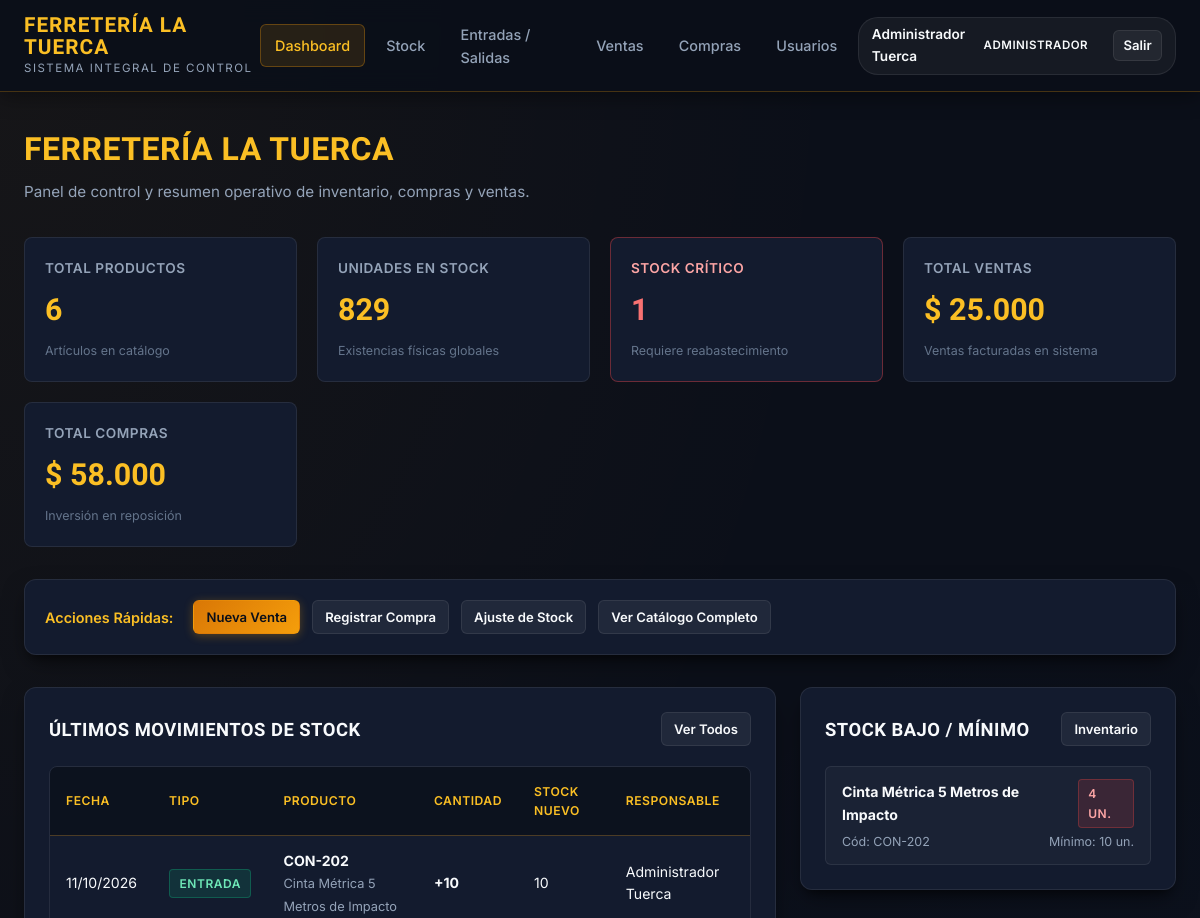
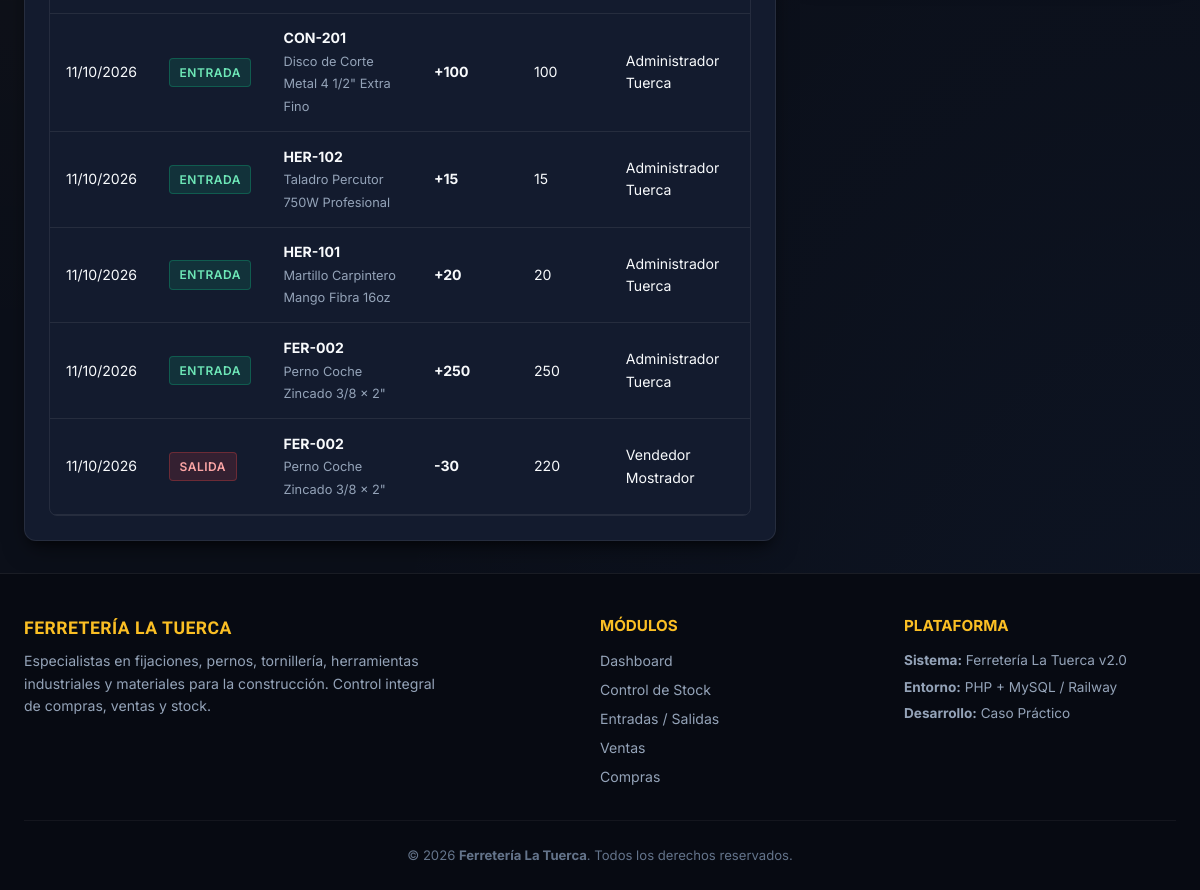
/index.php (signed in), run on the app's committed database (2 pictures, top to bottom).
### tables this page shows
CREATE TABLE `movimientos` (
  `id` INT AUTO_INCREMENT PRIMARY KEY,
  `producto_id` INT NOT NULL,
  `usuario_id` INT NOT NULL,
  `tipo` ENUM('entrada', 'salida', 'ajuste') NOT NULL,
  `cantidad` INT NOT NULL,
  `stock_anterior` INT NOT NULL,
  `stock_nuevo` INT NOT NULL,
  `motivo` VARCHAR(255) NOT NULL,
  `fecha` TIMESTAMP DEFAULT CURRENT_TIMESTAMP,
  CONSTRAINT `fk_mov_producto` FOREIGN KEY (`producto_id`) REFERENCES `productos` (`id`) ON DELETE CASCADE,
  CONSTRAINT `fk_mov_usuario` FOREIGN KEY (`usuario_id`) REFERENCES `usuarios` (`id`) ON DELETE RESTRICT
);

CREATE TABLE `productos` (
  `id` INT AUTO_INCREMENT PRIMARY KEY,
  `codigo` VARCHAR(50) NOT NULL UNIQUE,
  `nombre` VARCHAR(150) NOT NULL,
  `categoria` VARCHAR(80) NOT NULL DEFAULT 'Ferretería General',
  `descripcion` TEXT DEFAULT NULL,
  `precio_compra` DECIMAL(12,2) NOT NULL DEFAULT 0.00,
  `precio_venta` DECIMAL(12,2) NOT NULL DEFAULT 0.00,
  `stock` INT NOT NULL DEFAULT 0,
  `stock_minimo` INT NOT NULL DEFAULT 5,
  `unidad` VARCHAR(20) NOT NULL DEFAULT 'unidad',
  `creado_en` TIMESTAMP DEFAULT CURRENT_TIMESTAMP
);

CREATE TABLE `usuarios` (
  `id` INT AUTO_INCREMENT PRIMARY KEY,
  `nombre` VARCHAR(100) NOT NULL,
  `correo` VARCHAR(120) NOT NULL UNIQUE,
  `password` VARCHAR(255) NOT NULL,
  `rol` ENUM('administrador', 'vendedor', 'bodeguero') NOT NULL DEFAULT 'vendedor',
  `telefono` VARCHAR(25) DEFAULT NULL,
  `estado` ENUM('activo', 'inactivo') DEFAULT 'activo',
  `creado_en` TIMESTAMP DEFAULT CURRENT_TIMESTAMP
);

### includes/auth.php (called while the page is built, shortened)
<?php
function e($string) {
    return htmlspecialchars($string ?? '', ENT_QUOTES, 'UTF-8');
}
function formato_dinero($monto) {
    return '$ ' . number_format((float)$monto, 0, ',', '.');
}
function formato_fecha($fecha) {
    return date('d/m/Y', strtotime($fecha));
}
?>

### index.php (the view, shortened to what this page needs)
<?php
require_once __DIR__ . '/db/conexion.php';
require_once __DIR__ . '/includes/auth.php';
$totalProductos   = $pdo->query("SELECT COUNT(*) FROM productos")->fetchColumn();
$totalStock       = $pdo->query("SELECT COALESCE(SUM(stock), 0) FROM productos")->fetchColumn();
$bajoStock        = $pdo->query("SELECT COUNT(*) FROM productos WHERE stock <= stock_minimo")->fetchColumn();
$totalVentasMonto = $pdo->query("SELECT COALESCE(SUM(total), 0) FROM ventas WHERE estado = 'completada'")->fetchColumn();
$totalComprasMonto= $pdo->query("SELECT COALESCE(SUM(total), 0) FROM compras WHERE estado = 'recibida'")->fetchColumn();
$stmtMovs = $pdo->query("
    SELECT m.*, p.codigo, p.nombre AS producto_nombre, u.nombre AS usuario_nombre
    FROM movimientos m
    JOIN productos p ON m.producto_id = p.id
    JOIN usuarios u ON m.usuario_id = u.id
    ORDER BY m.fecha DESC
    LIMIT 6
");
$movimientosRecientes = $stmtMovs->fetchAll();
$stmtCriticos = $pdo->query("
    SELECT * FROM productos
    WHERE stock <= stock_minimo
    ORDER BY stock ASC
    LIMIT 5
");
$productosCriticos = $stmtCriticos->fetchAll();
require_once __DIR__ . '/includes/header.php';
?>
<div style="margin-bottom: 2rem;">
    <h1 style="font-size: 2rem; color: var(--gold-light); margin-bottom: 0.3rem;">Ferretería La Tuerca</h1>
    <p style="color: var(--text-secondary); font-size: 0.95rem;">Panel de control y resumen operativo de inventario, compras y ventas.</p>
</div>
<div class="metrics-grid">
    <div class="metric-card">
        <div class="metric-title">Total Productos</div>
        <div class="metric-value"><?php echo number_format($totalProductos); ?></div>
        <div class="metric-subtitle">Artículos en catálogo</div>
    </div>
    <div class="metric-card">
        <div class="metric-title">Unidades en Stock</div>
        <div class="metric-value"><?php echo number_format($totalStock); ?></div>
        <div class="metric-subtitle">Existencias físicas globales</div>
    </div>
    <div class="metric-card" style="<?php echo $bajoStock > 0 ? 'border-color: rgba(239, 68, 68, 0.4);' : ''; ?>">
        <div class="metric-title" style="<?php echo $bajoStock > 0 ? 'color: #fca5a5;' : ''; ?>">Stock Crítico</div>
        <div class="metric-value" style="<?php echo $bajoStock > 0 ? 'color: #f87171;' : ''; ?>"><?php echo number_format($bajoStock); ?></div>
        <div class="metric-subtitle"><?php echo $bajoStock > 0 ? 'Requiere reabastecimiento' : 'Stock en niveles óptimos'; ?></div>
    </div>
    <div class="metric-card">
        <div class="metric-title">Total Ventas</div>
        <div class="metric-value"><?php echo formato_dinero($totalVentasMonto); ?></div>
        <div class="metric-subtitle">Ventas facturadas en sistema</div>
    </div>
    <div class="metric-card">
        <div class="metric-title">Total Compras</div>
        <div class="metric-value"><?php echo formato_dinero($totalComprasMonto); ?></div>
        <div class="metric-subtitle">Inversión en reposición</div>
    </div>
</div>
<div class="data-card" style="margin-bottom: 2rem; padding: 1.25rem;">
    <div style="display: flex; gap: 0.75rem; flex-wrap: wrap; align-items: center;">
        <span style="font-weight: 600; color: var(--gold-light); font-size: 0.9rem; margin-right: 0.5rem;">Acciones Rápidas:</span>
        <a href="ventas.php" class="btn btn-primary btn-sm">Nueva Venta</a>
        <a href="compras.php" class="btn btn-secondary btn-sm">Registrar Compra</a>
        <a href="movimientos.php" class="btn btn-secondary btn-sm">Ajuste de Stock</a>
        <a href="stock.php" class="btn btn-secondary btn-sm">Ver Catálogo Completo</a>
    </div>
</div>
<div style="display: grid; grid-template-columns: 2fr 1fr; gap: 1.5rem; align-items: start;">
    <div class="data-card">
        <div style="display: flex; justify-content: space-between; align-items: center; margin-bottom: 1.25rem;">
            <h3 style="font-size: 1.15rem; color: var(--text-primary);">Últimos Movimientos de Stock</h3>
            <a href="movimientos.php" class="btn btn-secondary btn-sm">Ver Todos</a>
        </div>
        <div class="table-responsive">
            <table class="custom-table">
                <thead>
                    <tr>
                        <th>Fecha</th>
                        <th>Tipo</th>
                        <th>Producto</th>
                        <th>Cantidad</th>
                        <th>Stock Nuevo</th>
                        <th>Responsable</th>
                    </tr>
                </thead>
                <tbody>
                    <?php if (empty($movimientosRecientes)): ?>
                        <tr><td colspan="6" style="text-align: center; color: var(--text-muted);">No hay movimientos registrados aún.</td></tr>
                    <?php else: ?>
                        <?php foreach ($movimientosRecientes as $mov): ?>
                            <tr>
                                <td><?php echo formato_fecha($mov['fecha']); ?></td>
                                <td>
                                    <?php if ($mov['tipo'] === 'entrada'): ?>
                                        <span class="badge badge-success">Entrada</span>
                                    <?php elseif ($mov['tipo'] === 'salida'): ?>
                                        <span class="badge badge-danger">Salida</span>
                                    <?php else: ?>
                                        <span class="badge badge-warning">Ajuste</span>
                                    <?php endif; ?>
                                </td>
                                <td>
                                    <strong><?php echo e($mov['codigo']); ?></strong><br>
                                    <span style="color: var(--text-secondary); font-size: 0.8rem;"><?php echo e($mov['producto_nombre']); ?></span>
                                </td>
                                <td><strong><?php echo ($mov['tipo'] === 'salida' ? '-' : '+') . number_format($mov['cantidad']); ?></strong></td>
                                <td><?php echo number_format($mov['stock_nuevo']); ?></td>
                                <td><?php echo e($mov['usuario_nombre']); ?></td>
                            </tr>
                        <?php endforeach; ?>
                    <?php endif; ?>
                </tbody>
            </table>
        </div>
    </div>
    <div class="data-card">
        <div style="display: flex; justify-content: space-between; align-items: center; margin-bottom: 1.25rem;">
            <h3 style="font-size: 1.15rem; color: var(--text-primary);">Stock Bajo / Mínimo</h3>
            <a href="stock.php" class="btn btn-secondary btn-sm">Inventario</a>
        </div>
        <?php if (empty($productosCriticos)): ?>
            <p style="color: var(--text-muted); font-size: 0.88rem;">Todos los productos tienen existencias suficientes.</p>
        <?php else: ?>
            <div style="display: flex; flex-direction: column; gap: 0.75rem;">
                <?php foreach ($productosCriticos as $prod): ?>
                    <div style="background: rgba(255, 255, 255, 0.03); border: 1px solid var(--border-light); border-radius: var(--radius-sm); padding: 0.75rem 1rem;">
                        <div style="display: flex; justify-content: space-between; align-items: center; margin-bottom: 0.25rem;">
                            <strong style="color: var(--text-primary); font-size: 0.88rem;"><?php echo e($prod['nombre']); ?></strong>
                            <span class="badge badge-danger"><?php echo $prod['stock']; ?> un.</span>
                        </div>
                        <div style="font-size: 0.78rem; color: var(--text-secondary); display: flex; justify-content: space-between;">
                            <span>Cód: <?php echo e($prod['codigo']); ?></span>
                            <span>Mínimo: <?php echo $prod['stock_minimo']; ?> un.</span>
                        </div>
                    </div>
                <?php endforeach; ?>
            </div>
        <?php endif; ?>
    </div>
</div>
<?php require_once __DIR__ . '/includes/footer.php'; ?>

### includes/header.php (shortened to what this page needs)
<?php
require_once __DIR__ . '/../includes/auth.php';
$currentPage = basename($_SERVER['PHP_SELF']);
$userName = $_SESSION['usuario_nombre'] ?? 'Invitado';
$userRole = $_SESSION['usuario_rol'] ?? 'vendedor';
$isLoggedIn = isset($_SESSION['usuario_id']);
?>
<!DOCTYPE html>
<html lang="es">
<head>
    <link rel="stylesheet" href="css/styles.css">
</head>
<body>
<header class="app-header">
    <div class="nav-container">
        <a href="index.php" class="brand-logo" id="headerLogoLink">
            <div>
                <div class="brand-text-title brand-font">FERRETERÍA LA TUERCA</div>
                <div class="brand-text-sub">SISTEMA INTEGRAL DE CONTROL</div>
            </div>
        </a>
        <nav>
            <ul class="nav-menu">
                <?php if ($isLoggedIn): ?>
                <li>
                    <a href="index.php" class="nav-link <?php echo ($currentPage == 'index.php') ? 'active' : ''; ?>" id="navInicio">
                        Dashboard
                    </a>
                </li>
                <li>
                    <a href="stock.php" class="nav-link <?php echo ($currentPage == 'stock.php') ? 'active' : ''; ?>" id="navStock">
                        Stock
                    </a>
                </li>
                <li>
                    <a href="movimientos.php" class="nav-link <?php echo ($currentPage == 'movimientos.php') ? 'active' : ''; ?>" id="navMovimientos">
                        Entradas / Salidas
                    </a>
                </li>
                <li>
                    <a href="ventas.php" class="nav-link <?php echo ($currentPage == 'ventas.php') ? 'active' : ''; ?>" id="navVentas">
                        Ventas
                    </a>
                </li>
                <li>
                    <a href="compras.php" class="nav-link <?php echo ($currentPage == 'compras.php') ? 'active' : ''; ?>" id="navCompras">
                        Compras
                    </a>
                </li>
                <?php if ($userRole === 'administrador'): ?>
                <li>
                    <a href="usuarios.php" class="nav-link <?php echo ($currentPage == 'usuarios.php') ? 'active' : ''; ?>" id="navUsuarios">
                        Usuarios
                    </a>
                </li>
                <?php endif; ?>
                <li>
                    <div class="user-profile-badge">
                        <span style="font-size: 0.85rem; font-weight: 600;"><?php echo e($userName); ?></span>
                        <span class="role-tag role-<?php echo e($userRole); ?>">
                            <?php echo e(ucfirst($userRole)); ?>
                        </span>
                        <a href="logout.php" class="btn btn-secondary btn-sm" style="margin-left: 0.4rem; padding: 0.25rem 0.6rem;" title="Cerrar Sesión">
                            Salir
                        </a>
                    </div>
                </li>
                <?php endif; ?>
            </ul>
        </nav>
    </div>
</header>
<main class="main-content">

### includes/footer.php (shortened to what this page needs)
</main>
<footer class="app-footer">
    <div class="footer-inner">
        <div class="footer-brand">
            <h4 class="brand-font" style="color: var(--gold-light); font-size: 1.1rem; margin-bottom: 0.5rem;">Ferretería La Tuerca</h4>
            <p style="color: var(--text-secondary); font-size: 0.88rem; max-width: 420px;">
                Especialistas en fijaciones, pernos, tornillería, herramientas industriales y materiales para la construcción. Control integral de compras, ventas y stock.
            </p>
        </div>
        <div>
            <h5 style="color: var(--gold-light); margin-bottom: 0.75rem; font-size: 0.95rem; text-transform: uppercase;">Módulos</h5>
            <ul style="list-style: none; font-size: 0.88rem; display: flex; flex-direction: column; gap: 0.4rem;">
                <li><a href="index.php" style="color: var(--text-secondary); text-decoration: none;">Dashboard</a></li>
                <li><a href="stock.php" style="color: var(--text-secondary); text-decoration: none;">Control de Stock</a></li>
                <li><a href="movimientos.php" style="color: var(--text-secondary); text-decoration: none;">Entradas / Salidas</a></li>
                <li><a href="ventas.php" style="color: var(--text-secondary); text-decoration: none;">Ventas</a></li>
                <li><a href="compras.php" style="color: var(--text-secondary); text-decoration: none;">Compras</a></li>
            </ul>
        </div>
        <div>
            <h5 style="color: var(--gold-light); margin-bottom: 0.75rem; font-size: 0.95rem; text-transform: uppercase;">Plataforma</h5>
            <p style="font-size: 0.85rem; color: var(--text-secondary); margin-bottom: 0.3rem;"><strong>Sistema:</strong> Ferretería La Tuerca v2.0</p>
            <p style="font-size: 0.85rem; color: var(--text-secondary); margin-bottom: 0.3rem;"><strong>Entorno:</strong> PHP + MySQL / Railway</p>
            <p style="font-size: 0.85rem; color: var(--text-secondary);"><strong>Desarrollo:</strong> Caso Práctico</p>
        </div>
    </div>
    <div class="footer-copy">
        <p>&copy; <?php echo date('Y'); ?> <strong>Ferretería La Tuerca</strong>. Todos los derechos reservados.</p>
    </div>
</footer>
</body>
</html>

### data on the page
movimientos: fecha "11/10/2026", tipo "ENTRADA", producto.codigo "CON-202", producto.nombre "Cinta Métrica 5 Metros de Impacto", cantidad "10", stock_nuevo "10", usuario.nombre "Administrador Tuerca"
movimientos: fecha "11/10/2026", tipo "ENTRADA", producto.codigo "CON-201", producto.nombre "Disco de Corte Metal 4 1/2\" Extra Fino", cantidad "100", stock_nuevo "100", usuario.nombre "Administrador Tuerca"
movimientos: fecha "11/10/2026", tipo "ENTRADA", producto.codigo "HER-102", producto.nombre "Taladro Percutor 750W Profesional", cantidad "15", stock_nuevo "15", usuario.nombre "Administrador Tuerca"
movimientos: fecha "11/10/2026", tipo "ENTRADA", producto.codigo "HER-101", producto.nombre "Martillo Carpintero Mango Fibra 16oz", cantidad "20", stock_nuevo "20", usuario.nombre "Administrador Tuerca"
movimientos: fecha "11/10/2026", tipo "ENTRADA", producto.codigo "FER-002", producto.nombre "Perno Coche Zincado 3/8 x 2\"", cantidad "250", stock_nuevo "250", usuario.nombre "Administrador Tuerca"
movimientos: fecha "11/10/2026", tipo "SALIDA", producto.codigo "FER-002", producto.nombre "Perno Coche Zincado 3/8 x 2\"", cantidad "30", stock_nuevo "220", usuario.nombre "Vendedor Mostrador"
productos: nombre "Cinta Métrica 5 Metros de Impacto", stock "4", codigo "CON-202", stock_minimo "10"

### other printed values
$userName "Administrador Tuerca"
$userRole "ADMINISTRADOR"
$totalProductos "6"
$totalStock "829"
$bajoStock "1"
formato_dinero($totalVentasMonto) "$ 25.000"
formato_dinero($totalComprasMonto) "$ 58.000"
